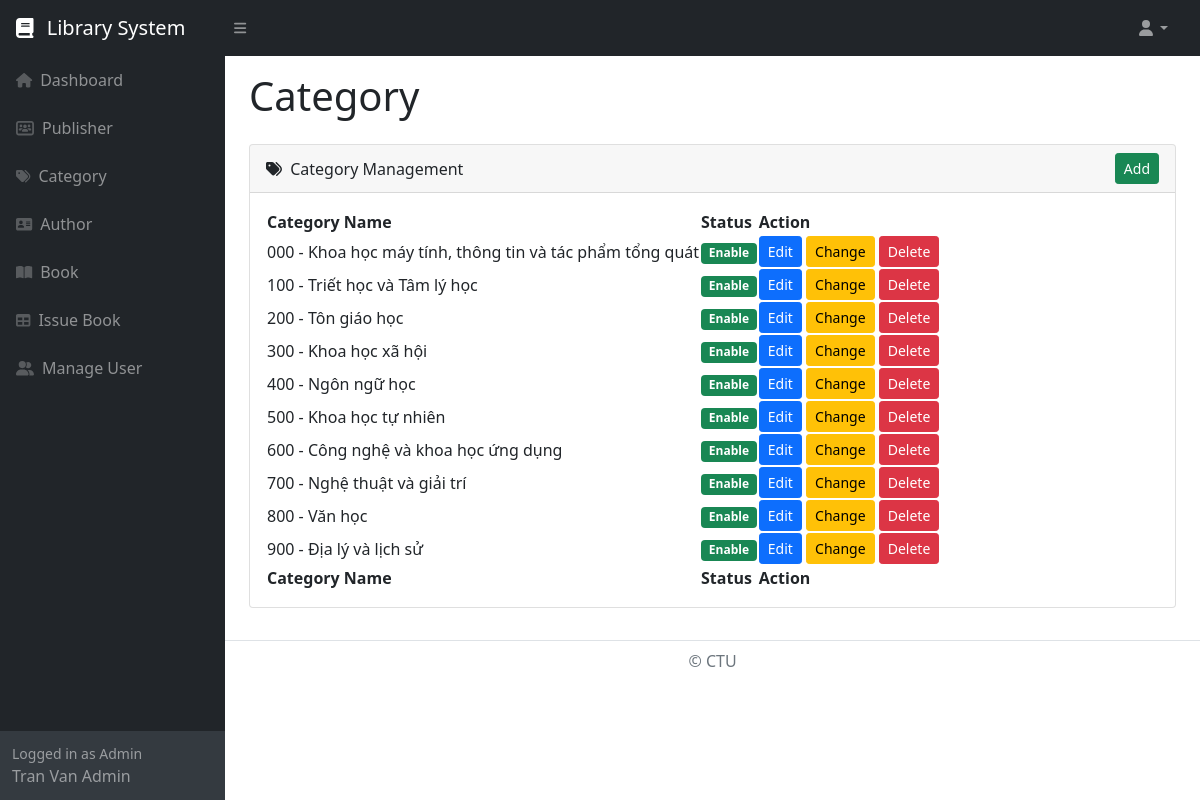
Page /library/admin/category.php (signed in) on the committed database.
### tables this page shows
CREATE TABLE `category` (
  `category_id` int(11) NOT NULL,
  `category_name` varchar(100) NOT NULL,
  `category_status` enum('Enable','Disable') NOT NULL
);

### library/function.php (called while the page is built, shortened)
<?php
function is_admin_login()
{
	if(isset($_SESSION['admin_id']))
	{
		return true;
	}
	return false;
}
?>

### library/admin/category.php (the view, shortened to what this page needs)
<?php
include '../database_connection.php';
include '../function.php';
$query = "
	SELECT * FROM category
	ORDER BY category_id ASC
";
$statement = $connect->prepare($query);
$statement->execute();
include '../header.php';
?>
<div class="container-fluid px-4">
	<div class="row mt-3">
		<div class="col-md-12">
			<h1>Category</h1>
		</div>
	</div>
	<?php
	if(isset($_GET['action']))
	{
		if($_GET['action'] == 'add')
		{
	?>
	<div class="row justify-content-center">
		<div class="col-md-8">
			<div class="card mb-3">
				<div class="card-header">
					<div class="col col-md-6 mt-1">
						<i class="fa-solid fa-tags me-1"></i> Add New Category
					</div>
                </div>
                <div class="card-body">
                	<form method="POST">
                		<div class="mb-3">
                			<label class="form-label">Category Name</label>
                			<input type="text" name="category_name" id="category_name" class="form-control" />
                		</div>
                		<div class="mt-3 mb-0">
                			<input type="submit" name="add_category" value="Add" class="btn btn-success" />
                		</div>
                	</form>
                </div>
            </div>
		</div>
	</div>
	<?php
		}
		else if($_GET["action"] == 'edit')
		{
			$category_id = $_GET["id"];
			if($category_id > 0)
			{
				$query = "
				SELECT * FROM category
                WHERE category_id = '$category_id'
				";
				$category_result = $connect->query($query);
				foreach($category_result as $category_row)
				{
	?>
	<div class="row justify-content-center">
		<div class="col-md-8">
			<div class="card mb-3">
				<div class="card-header">
					<div class="col col-md-6 mt-1">
						<i class="fa-solid fa-tags me-1"></i> Edit Category Details
					</div>
				</div>
				<div class="card-body">
					<form method="post">
						<div class="mb-3">
							<label class="form-label">Category Name</label>
							<input type="text" name="category_name" id="category_name" class="form-control" value="<?php echo $category_row['category_name']; ?>" />
						</div>
						<div class="mt-3 mb-0">
							<input type="hidden" name="category_id" value="<?php echo $_GET['id']; ?>" />
							<input type="submit" name="edit_category" class="btn btn-primary" value="Edit" />
						</div>
					</form>
				</div>
			</div>
		</div>
	</div>
	<?php
				}
			}
		}
	}
	else
	{
	?>
	<div class="row justify-content-center">
		<div class="col-md-12">
			<div class="card mb-3">
				<div class="card-header">
					<div class="row">
						<div class="col col-md-6 mt-1">
							<i class="fa-solid fa-tags me-1"></i> Category Management
						</div>
						<div class="col col-md-6" align="right">
							<a href="category.php?action=add" class="btn btn-success btn-sm">Add</a>
						</div>
					</div>
				</div>
				<div class="card-body">
					<table id=datatablesSimple>
						<thead>
							<tr>
								<th>Category Name</th>
								<th>Status</th>
								<th>Action</th>
							</tr>
						</thead>
						<tfoot>
							<tr>
								<th>Category Name</th>
								<th>Status</th>
								<th>Action</th>
							</tr>
						</tfoot>
						<tbody>
							<?php
							if($statement->rowCount() > 0)
							{
								foreach($statement->fetchAll() as $row)
								{
									if($row['category_status'] == 'Enable')
									{
										$category_status = '<div class="badge bg-success">Enable</div>';
									}
									else
									{
										$category_status = '<div class="badge bg-danger">Disable</div>';
									}
									echo '
									<tr>
										<td>'.$row["category_name"].'</td>
										<td>'.$category_status.'</td>
										<td>
											<a href="category.php?action=edit&id='.$row["category_id"].'"
												class="btn btn-sm btn-primary">
												Edit
											</a>
											<button
												class="btn btn-warning btn-sm"
												onclick="change_status(`'.$row["category_id"].'`, `'.$row["category_status"].'`)">
												Change
											</button>
											<button
												class="btn btn-danger btn-sm"
												onclick="delete_record(`'.$row["category_id"].'`)">
												Delete
										</button>
										</td>
									</tr>
									';
								}
							}
							?>
						</tbody>
					</table>
				</div>
			</div>
		</div>
	</div>
	<?php
	}
	?>
</div>
<?php
include '../footer.php';
?>

### library/header.php (shortened to what this page needs)
<!doctype html>
<html lang="en">
    <head>
        <link href="http://localhost/library/assets/css/styles.css" rel="stylesheet" />
        <link href="https://cdn.jsdelivr.net/npm/simple-datatables@latest/dist/style.css" rel="stylesheet" />
    </head>
    <?php
    if(is_admin_login())
    {
    ?>
    <body class="sb-nav-fixed">
        <nav class="sb-topnav navbar navbar-expand navbar-dark bg-dark">
            <a class="navbar-brand ps-3" href="index.php">
                <i class="fa-solid fa-book me-2"></i>
                Library System
            </a>
            <button class="btn btn-link btn-sm order-1 order-lg-0 me-4 me-lg-0" id="sidebarToggle" href="#!"><i class="fas fa-bars"></i></button>
            <ul class="navbar-nav ms-auto ms-md-0 me-3 me-lg-4">
                <li class="nav-item dropdown">
                    <a class="nav-link dropdown-toggle" id="navbarDropdown" href="#" role="button" data-bs-toggle="dropdown" aria-expanded="false"><i class="fas fa-user fa-fw"></i></a>
                </li>
            </ul>
        </nav>
        <div id="layoutSidenav">
            <div id="layoutSidenav_nav">
                <nav class="sb-sidenav accordion sb-sidenav-dark" id="sidenavAccordion">
                    <div class="sb-sidenav-menu">
                        <div class="nav">
                            <a class="nav-link" href="index.php">
                                <div class="sb-nav-link-icon"><i class="fa-solid fa-house"></i></div>
                                Dashboard
                            </a>
                            <a class="nav-link" href="publisher.php">
                                <div class="sb-nav-link-icon"><i class="fa-solid fa-users-rectangle"></i></div>
                                Publisher
                            </a>
                            <a class="nav-link" href="category.php">
                                <div class="sb-nav-link-icon"><i class="fa-solid fa-tags"></i></div>
                                Category
                            </a>
                            <a class="nav-link" href="author.php">
                                <div class="sb-nav-link-icon"><i class="fa-solid fa-address-card"></i></div>
                                Author
                            </a>
                            <a class="nav-link" href="book.php">
                                <div class="sb-nav-link-icon"><i class="fa-solid fa-book-open"></i></div>
                                Book
                            </a>
                            <a class="nav-link" href="issue_book.php">
                                <div class="sb-nav-link-icon"><i class="fa-solid fa-table"></i></div>
                                Issue Book
                            </a>
                            <a class="nav-link" href="user.php">
                                <div class="sb-nav-link-icon"><i class="fa-solid fa-user-group"></i></div>
                                Manage User
                            </a>
                        </div>
                    </div>
                    <?php
                    $admin_name_query = "
	                SELECT admin_name FROM admin
                    WHERE admin_id = ".$_SESSION['admin_id']."
                    ";
                    $admin_name_result = $connect->prepare($admin_name_query);
                    $admin_name_result->execute();
                    foreach ($admin_name_result as $row){
                    ?>
                    <div class="sb-sidenav-footer">
                        <div class="small">Logged in as Admin</div>
                        <?php echo $row['admin_name'];} ?>
                    </div>
                </nav>
            </div>
            <div id="layoutSidenav_content">
                <main>
    <?php
    }
    ?>

### rows in the picture
category: category_name "000 - Khoa học máy tính, thông tin và tác phẩm tổng quát", category_status "Enable"
category: category_name "100 - Triết học và Tâm lý học", category_status "Enable"
category: category_name "200 - Tôn giáo học", category_status "Enable"
category: category_name "300 - Khoa học xã hội", category_status "Enable"
category: category_name "400 - Ngôn ngữ học", category_status "Enable"
category: category_name "500 - Khoa học tự nhiên", category_status "Enable"
category: category_name "600 - Công nghệ và khoa học ứng dụng", category_status "Enable"
category: category_name "700 - Nghệ thuật và giải trí", category_status "Enable"
category: category_name "800 - Văn học", category_status "Enable"
category: category_name "900 - Địa lý và lịch sử", category_status "Enable"

### other values in the picture
$row['admin_name'] "Tran Van Admin"
